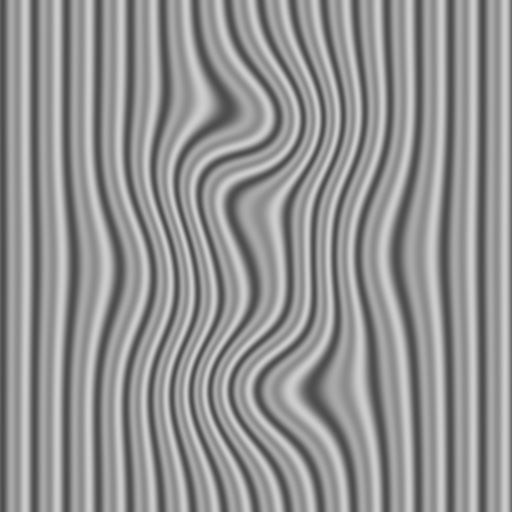
%> input picture Proyecto_3D/BEMD/MOBEMD2.0/examplepics/mixPattern.bmp, 512 x 512 px
$ octave --eval "result = MOBEMD(imread('examplepics/mixPattern.bmp'));"   (GNU Octave 9; MATLAB toolbox functions it lacks are replaced by stand-ins)
%> lines starting %> are read from the running program, lines starting %| are printed output that depends on the picture; in (x1, y1, x2, y2) boxes, pixels count from 0 and x2, y2 are one past the last pixel; in counts of white or black regions, pixels touching at a corner belong together; the program's own positions count from 1
### Proyecto_3D/BEMD/MOBEMD2.0/mo_denois.m
function I_denoised=mo_denois(I,dtype);
%> called with dtype = 1
%%
% % % % %%BM3D denoise
switch dtype
    case 1
        global h_3D;
        fn_init=6;
        h=h_3D(:,:,fn_init);
        I_fft2=fft2(I);%
        I_denoised=ifft2(I_fft2.*h);

        fn_init=28;
        h=h_3D(:,:,fn_init);
        I_fft2=fft2(I_denoised);%
        I_fringe=I_denoised-ifft2(I_fft2.*h);
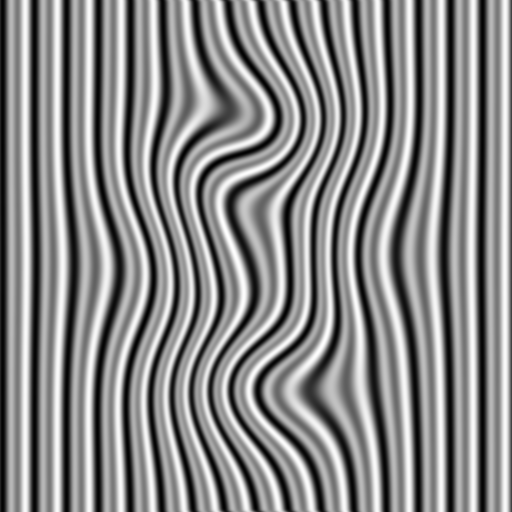
%> I_fringe: size 512x512 double; min -54.39, max 46.43, mean 0; drawn with min black and max white
        BW_maskest_tophat = I_fringe>0;
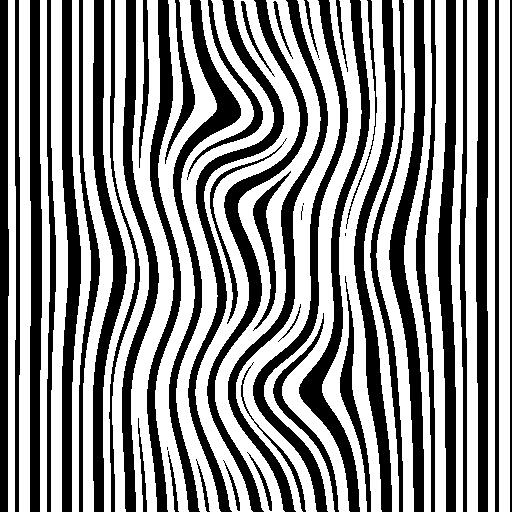
%> BW_maskest_tophat: size 512x512 logical; 56.1% white; 49 black regions (5 under 20 px), largest, box (x1, y1, x2, y2) and area: (389, 0, 425, 512) 5971, (207, 0, 308, 512) 5659, (438, 0, 456, 512) 5627
        BW_roughthin_tophat = bwmorph(BW_maskest_tophat,'thin',Inf);
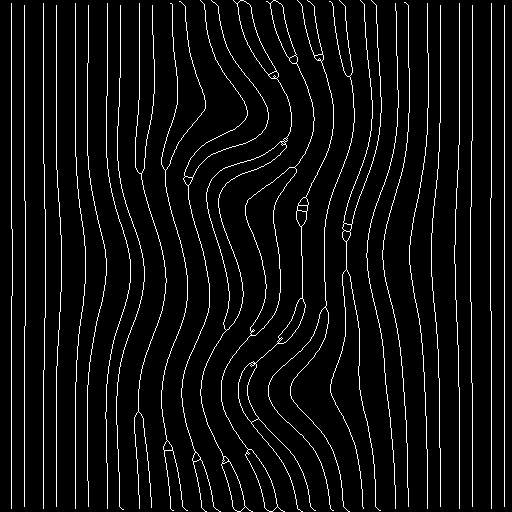
%> BW_roughthin_tophat: size 512x512 logical; 5.7% white in thin lines or dots

        areasize=490;
        BW_roughthin=wkeep(BW_roughthin_tophat,[areasize areasize]);
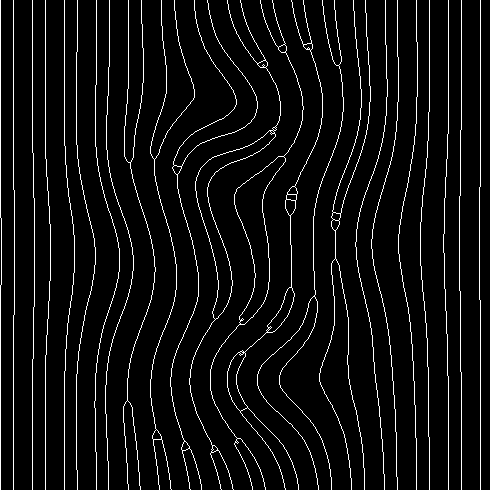
%> BW_roughthin: size 490x490 logical; 5.7% white in thin lines or dots
        BW_roughthin = bwmorph(BW_roughthin,'clean');

        fn_basic=10;
        constdensity=10000;
        temp=find(BW_roughthin);
%> temp = 13805 values from 1 to 235690
        density_est =length(temp)/constdensity;
%> density_est = 1.38
        fn=round(fn_basic/(density_est*1));
%> fn = 7
        h=h_3D(:,:,fn);
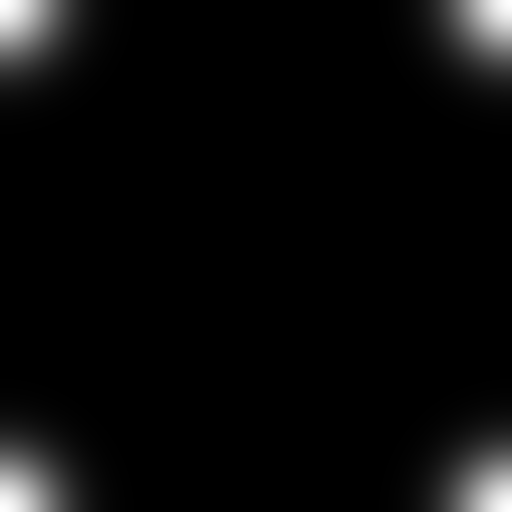
%> h: size 512x512 double; min 2.18e-18, max 1, mean 0.0386
        I_fft2=fft2(I);%
        I_denoised=ifft2(I_fft2.*h);
        nois=I-I_denoised;
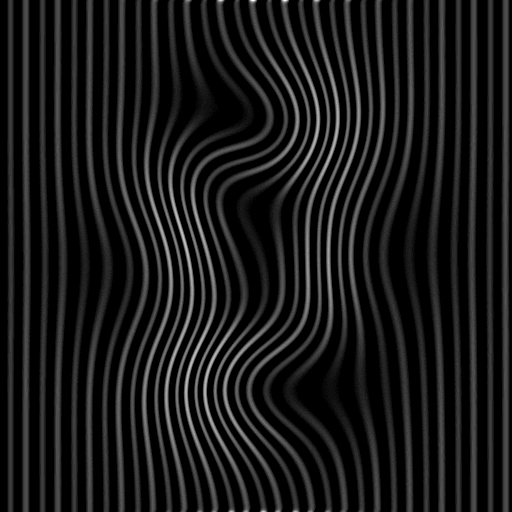
%> nois: size 512x512 uint8; min 0, max 36, mean 3.5; drawn with min black and max white


    case 2

        N=1;
        T = wpdec2(I,N,'db9');
        I_denoised = wprcoef(T,[N 0]);

    case 3
        HjL=I;
        Min=min(HjL(:));
        Max=max(HjL(:));
        ratioTo255=255/(Max-Min);
        Channel_Imageto255=(HjL-Min)*ratioTo255;
        [NA, I_denoised] = BM3D(1, Channel_Imageto255, 40);%, sigma);
        I_denoised=I_denoised*255/ratioTo255+Min;
        DWT_filterout=HjL-I_denoised;
    otherwise
        I_denoised=I;
end

%%

### Proyecto_3D/BEMD/MOBEMD2.0/mo_sift.m
function IMF=mo_sift(S,itnum)
[rawrow rawcol]=size(S);
modulation=0;
ftype=0;
ExtaFlag=1;
%S=abs(S); %Cambio
for it=1:itnum
    fprintf(1,' sifting iteration: %d\n',it);

%> the run ends on the next line
    [ridge,trough]=mo_findridtro(S,it,modulation);

    [UpEnv LowEnv]=mo_envEst(S,ridge,trough,ftype);
    mean=(UpEnv+LowEnv)/2;
    S=S-mean;
    modulation=UpEnv-LowEnv;
    %estimate mean's band range
    se = strel('disk', 3);
    Ridge = imopen(mean,se );
    Ridge_tophat=mean-Ridge;
    BW_maskest_tophat=Ridge_tophat>0.1;
    BW_maskest_tophat = bwmorph(BW_maskest_tophat,'majority');
    BW_roughthin_tophat = bwmorph(BW_maskest_tophat,'thin',Inf);

    areasize=490;
    BW_roughthin=wkeep(BW_roughthin_tophat,[areasize areasize]);
    BW_roughthin = bwmorph(BW_roughthin,'clean');

    %     fn_basic=12;be good except mixed pattern
    fn_basic=10;
    constdensity=10000;
    temp=find(BW_roughthin);
    density_est =length(temp)/constdensity;
%     fn=round(fn_basic/(density_est*1));
    if density_est>0.2
        ftype=3;
        moreit=3;

        if ExtaFlag
            ExtaFlag=0;
            for jj=1:(7-itnum)
                fprintf(1,'No %d extra itertaion.......\n',jj);
                [ridge,trough]=mo_findridtro(S,jj,modulation);

                [UpEnv LowEnv]=mo_envEst(S,ridge,trough,ftype);
                mean=(UpEnv+LowEnv)/2;
                S=S-mean;
                modulation=UpEnv-LowEnv;

            end
        end
    end


end
IMF=S;

### Proyecto_3D/BEMD/MOBEMD2.0/MOBEMD.m
function IMF_all=MOBEMD(I,denoisMethod,itnum,imf_num);
%%%%%%%%%%%%%%%%%%%%%%%%%%%%%%%%%%%%%%%%%%%%%%%%%%%%%%%%%%%%%%%%%%%%%%%%%%%%%
%  Version 2.0
% Note: running this code needs  MATLAB 7.5 (Release R2007b) or later
%  versions.The code also uses Image Processing Toolbox , Signal
%  Processing Toolbox, and Wavelet Toolbox.
%
%  MOBEMD is an algorithm for sparsely decomposing fringe patterns into two
%  components: a single intrinsic mode function (IMF) and a residue.
%
%  This algorithm reproduces the results from the article:
%
%  [1] Xiang Zhou, Adrian Gh. Podoleanu, Zhuangqun Yang, Tao Yang,and Hong Zhao,
%      "Morphological operation-based bi-dimensional empirical mode
%      decomposition for adaptive background removal of fringe patterns ,"
%      Optics Express(submitted).
%
% Release Notes:
%  1. Major revisions on July 26,2012.
%       1) Remove a bug with the 'twotonemixed' so that  mixPattern.bmp can be properly decomposed
%       2) Add the 2D DWT denoising codes to function "mo_denois",which uses
%          a db9 wavelet and reconstructs the fringe pattern with
%          1st level approximate coefficients.
%       3) Some notes are added to the example file.
%       4) A iteration counter is diplayed in Command Window during the sifting.
%
%  2. Major revisions on Aug 1,2012.
%       1) filter bank is densified by 4 times in order to obtain a more smooth decomposition.
%       2) Generate filterbank by code in stead of loading file for reducing the file size.
%
%  3. Major revisions on Aug 27,2012.
%       1) enhance the automaic handling by remove the input parameter of fringe pattern type.
%       2) adaptive iteration number extension.
%       minor revisions:
%         1) set the default denoisMethod='lowpass',
%         1) add 'nodenois'option to denoisMethod,
% FUNCTION INTERFACE:
%
%  IMF_all=MOBEMD(I,denoisMethod,itnum,imf_num);

%
%  BASIC USAGE EXAMPLES:
%
%     Case 1) Using an default setting:
%     Components=MOBEMD(I);
%     where I is an analyzed fringe pattern. the default
%     denoisMethod='lowpass',
%     itnum=4;
%     imf_num=1;
%     Case 2) You can designate input parameter according your fringe
%     pattern type. For example
%         Components=MOBEMD(I,'lowpass',7,2);
%      it means to analyze a closed pattern with a low-pass filter
%      denoising, 7 iterations for one sifting and 2 resulting IMFs
%
%  INPUT ARGUMENTS :
%
%     1) I (matrix 512 x 512): anaylized fringe pattern.It should be
%        512*512 currently.
%     2) fringetype(obsolete): % 'carrier','closed','twotonemixed',corresponds to
%        carrier fringe patterns, closed patterns and mixed carrier pattern
%        demostrated in the paper.
%     3) denoisMethod : for noise reduction preprocessing. At present, four
%         methods are available, namely, 'lowpass', 'DWT','BM3D','nodenois', wherein
%         BM3D needs external codes published by K. Dabov. You can download the free
%         package from http://www.cs.tut.fi/~foi/GCF-BM3D/
%     4) itnum : iteration nubmer. should >=4. a too large number will
%         greatly increase the computation time and add no significant effects.
%         4-10 is recommended.
%     5)  imf_num : decomposed IMFs. for a sparse case, it should be 1,
%         which means only an IMF and a residue are extracted.
%         However, it can be >1 for a natural scene image or other combined fringe patterns.
%
%  OUTPUTS:
%     1) IMF_all (3 dim array: 512*512*(imf_num+1)) :  contain all the IMFs and a residue


%%%%%%%%%%%%%%%%%%%%%%%%%%%%%%%%%%%%%%%%%%%%%%%%%%%%%%%%%%%%%%%%%%%%%%%%%%
%
% Copyright (c) 2012-2013 Xian Jiaotong University.
% All rights reserved.
% This work should only be used for nonprofit purposes.
%
% AUTHORS:
%     Xiang Zhou, email: zhouxiang@xjtu.edu.cn
%     Personal page: http://gr.xjtu.edu.cn/web/zhouxiang
%%%%%%%%%%%%%%%%%%%%%%%%%%%%%%%%%%%%%%%%%%%%%%%%%%%%%%%%%%%%%%%%%%%%%%%%%%
if (exist('denoisMethod') ~= 1)
    denoisMethod         = 'lowpass'; %% default lowpass
end
if (exist('itnum') ~= 1)
    itnum         = 4; %% default itnum
end
if (exist('imf_num') ~= 1)
    imf_num         = 1; %% default imf_num
end


if strcmp(denoisMethod, 'lowpass') == 1,
    dtype=1;
elseif strcmp(denoisMethod, 'DWT') == 1,
    dtype=2;
elseif strcmp(denoisMethod, 'BM3D') == 1,
    dtype=3;
else
    dtype=4;
end
global h_3D;

% % load('filterbank1.mat');
%construct filter bank.
[totalrow,totalcol]=size(I);
h_3D=zeros(totalrow,totalcol,252);
constprodcut= 12.^4;
for fn=1:252
    sigma=constprodcut/(fn/4).^2;% relatively good
    sigma=sqrt(sigma)/2-1;
% [5 lines of commented-out code are left out]
    wsize=totalrow+1;
    hsize=[wsize wsize];
    h = fspecial('gaussian', hsize,sigma);% gaussian average
    h=wkeep(h,[totalrow totalcol],[1 1]);
    h=fftshift(h )/max(h(:));
    h_3D(:,:,fn)=h;
end

I=mo_denois(I,dtype);
S=I;

IMF_all=[];
for it=1:imf_num
    tic
    IMF=mo_sift(S,itnum);
    toc
    S=S-IMF;
    IMF_all(:,:,it)=IMF;

end
IMF_all(:,:,it+1)=S;

$ run again, on Proyecto_3D/BEMD/MOBEMD2.0/examplepics/fingerprint.bmp
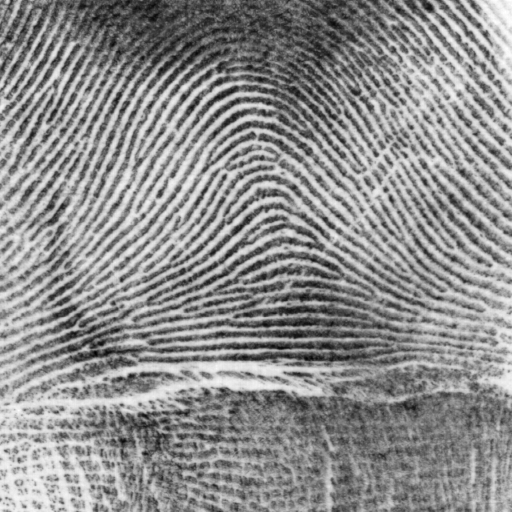
%> input picture Proyecto_3D/BEMD/MOBEMD2.0/examplepics/fingerprint.bmp, 512 x 512 px
%> in mo_denois, `BW_maskest_tophat = I_fringe>0;`:
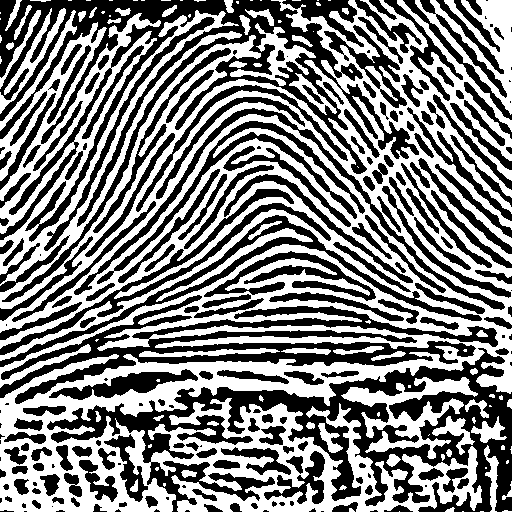
%> BW_maskest_tophat: size 512x512 logical; 50.4% white; 225 black regions (54 under 20 px), largest, box (x1, y1, x2, y2) and area: (0, 0, 419, 302) 23048, (47, 348, 512, 512) 22625, (0, 295, 498, 404) 12908
%> BW_roughthin_tophat: size 512x512 logical; 8.2% white in thin lines or dots
%> temp = 19707 values from 8 to 240038
%> density_est = 1.97
%> fn = 5
%> in mo_denois, `nois=I-I_denoised;`:
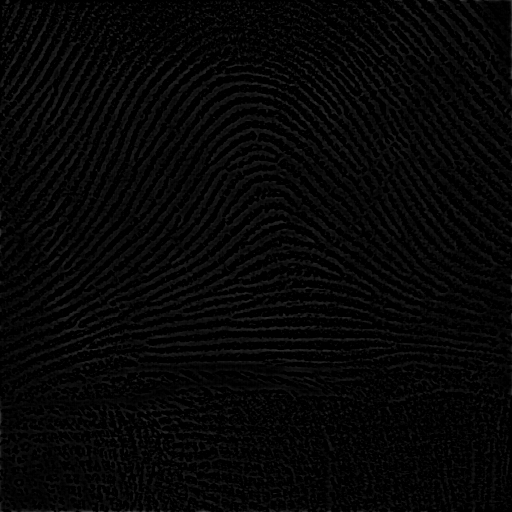
%> nois: size 512x512 uint8; min 0, max 69, mean 6.4
